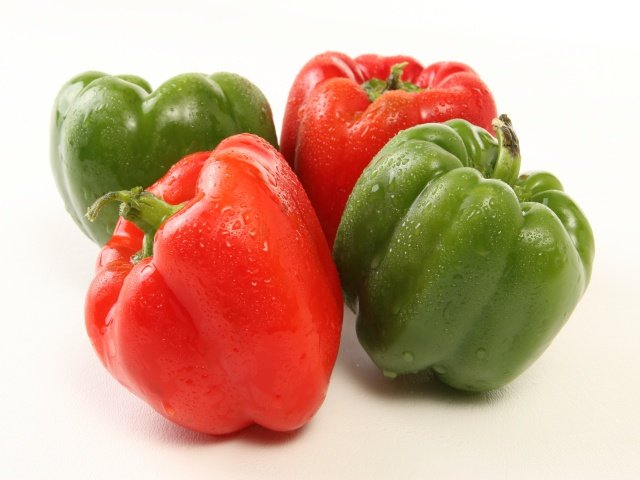
#> input picture proj/fpga/ultra96/camera/Vitis-AI/DPU-TRD/app/img/bellpeppe-994958.JPEG, 640 x 480 px
$ python -i camera.py   (imports and definitions only)
#> lines starting #> are read from the running program, lines starting #| are printed output that depends on the picture
import numpy as np
import imutils
import cv2

class SingleMotionDetector:
    def __init__(self, accumWeight=0.5):
        self.accumWeight = accumWeight
        self.bg = None

    def update(self, img):
        if self.bg is None:
            self.bg = img.copy().astype("float")
            return

        cv2.accumulateWeighted(img, self.bg, self.accumWeight)

    def detect(self, img, tVal = 25):
        delta = cv2.absdiff(self.bg.astype("uint8"), img)
        thresh = cv2.threshold(delta, tVal, 255, cv2.THRESH_BINARY)[1]

        thresh = cv2.erode(thresh, None, iterations=2)
        thresh = cv2.dilate(thresh, None, iterations=2)

        cnts = cv2.findContours(thresh.copy(), cv2.RETR_EXTERNAL, cv2.CHAIN_APPROX_SIMPLE)
        cnts = imutils.grab_contours(cnt)
        (minX, minY) = (np.inf, np.inf)
        (maxX, maxY) = (-np.inf, -np.inf)

        if len(cnts) == 0:
            return None

        for c in cnts:
            (x, y, w, h) = cv2.boundingRect(c)
            (minX, minY) = (min(minX, x), min(minY, y))
            (maxX, maxY) = (max(maxX, x + w), max(maxY, y + h))

        return (thresh, (minX, minY, maxX, maxY))

>>> import cv2
>>> picture = cv2.imread('../../../fpga/ultra96/camera/Vitis-AI/DPU-TRD/app/img/bellpeppe-994958.JPEG', cv2.IMREAD_GRAYSCALE)
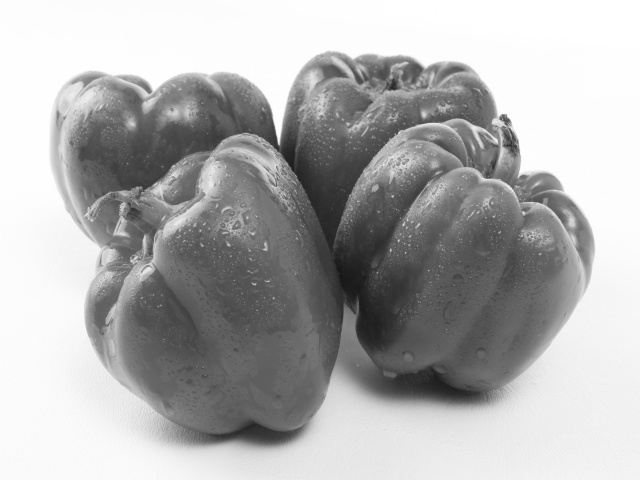
#> picture: shape (480, 640); min 22, max 255, mean 175.9
>>> result = SingleMotionDetector().detect(picture)
#> (the run stopped early here; a loop or call above may not have finished)

$ run again, on proj/fpga/ultra96/camera/Vitis-AI/DPU-TRD/app/img/irishterrier-696543.JPEG
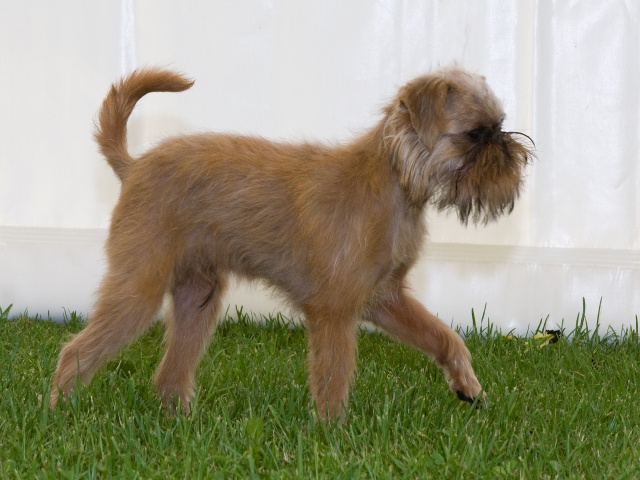
#> input picture proj/fpga/ultra96/camera/Vitis-AI/DPU-TRD/app/img/irishterrier-696543.JPEG, 640 x 480 px
#> `picture = cv2.imread('../../../fpga/ultra96/camera/Vitis-AI/DPU-TRD/ap..`:
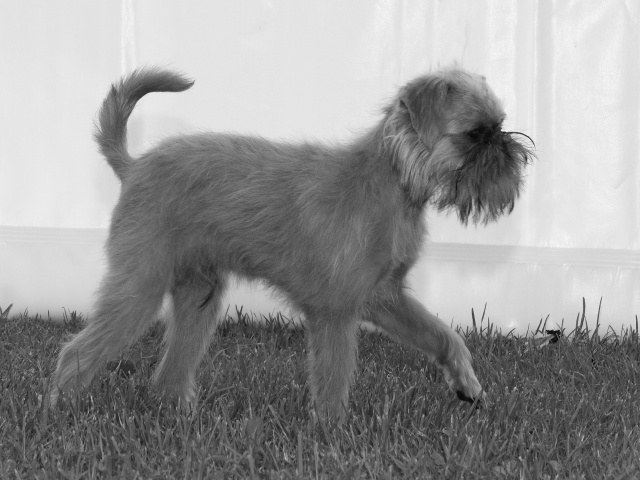
#> picture: shape (480, 640); min 7, max 247, mean 149.3
